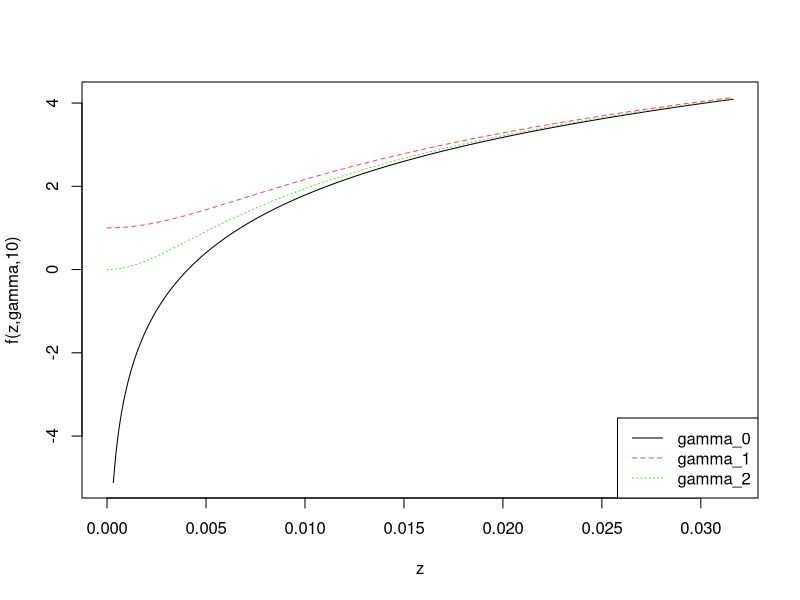
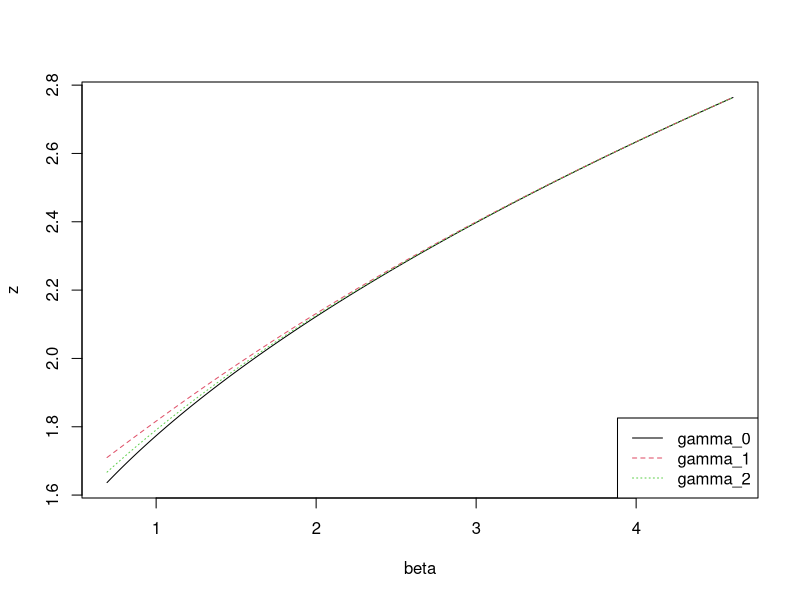
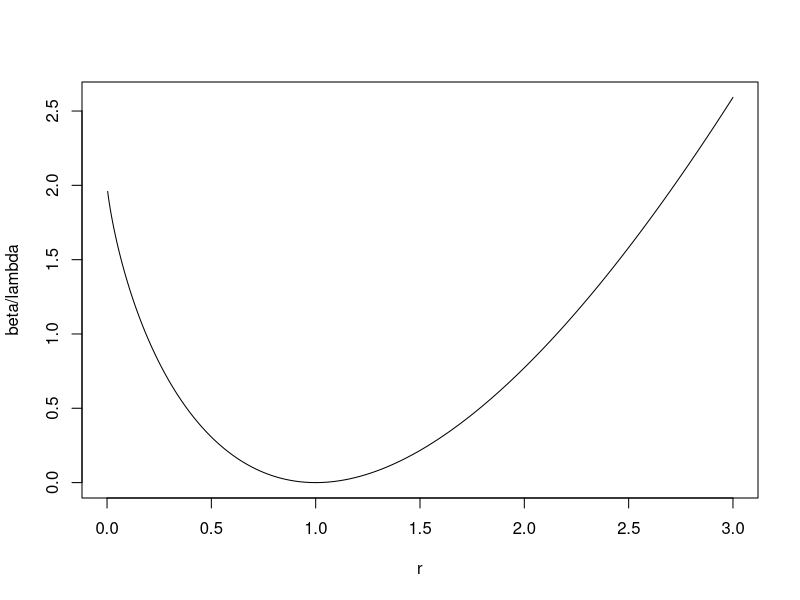

Write R code to recreate these figures, in order.
## ---- chunk 1
knitr::opts_chunk$set(
                    collapse = TRUE,
                    comment = "#>"
                  )
## ---- chunk 2
fz <- function(zsq,gamma,beta){ log(gamma+zsq) + 1 + beta - zsq }
zsq <- seq(0,1e-3,length=10000)
Y <- matrix(NA,length(zsq),3)
colnames(Y) <- c("gamma_0","gamma_1","gamma_2")
b <- 10
Y[,1] <- fz(zsq,0,b)
Y[,2] <- fz(zsq,exp(-b),10)
Y[,3] <- fz(zsq,exp(-(1+b)),10)


matplot(sqrt(zsq),Y,type="l",xlab="z",ylab="f(z,gamma,10)");
legend("bottomright",colnames(Y),col=1:3,lty=1:3)
## ---- chunk 3
betaRng <- seq(log(2),2*log(10),length=1000) ###2*log(1:1000)
Y <- matrix(NA,length(betaRng),3)
colnames(Y) <- c("gamma_0","gamma_1","gamma_2")

for(ii in 1:length(betaRng)){
    rng <- c(1.25,25)
    b <- betaRng[ii]
    Y[ii,1] <- uniroot(fz,rng,gamma=0,beta=b)$root
    Y[ii,2] <- uniroot(fz,rng,gamma=exp(-b),beta=b)$root
    Y[ii,3] <- uniroot(fz,rng,gamma=exp(-(1+b)),beta=b)$root
}
matplot(betaRng,sqrt(Y),type="l",xlab="beta",ylab="z");
legend("bottomright",colnames(Y),col=1:3,lty=1:3)
## ---- chunk 4
r <- seq(0,3,length=1000)
plot(r, 2*(1-r+r*log(r)), type="l",xlab="r",ylab="beta/lambda")
